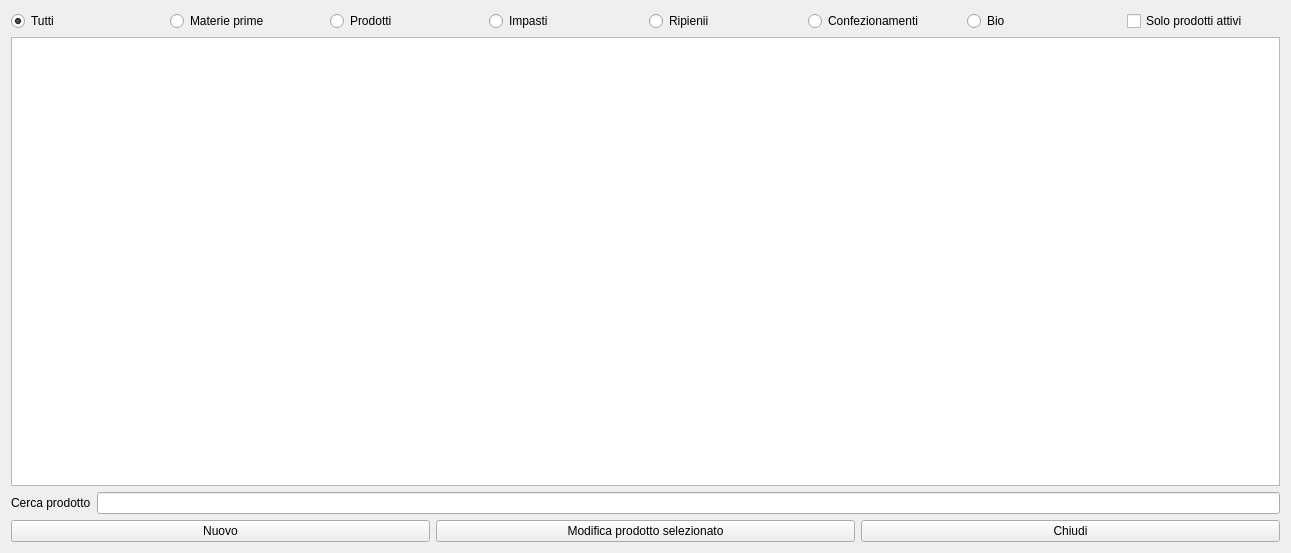
<?xml version="1.0" encoding="UTF-8"?>
<ui version="4.0">
 <class>HProdottiNew</class>
 <widget class="QWidget" name="HProdottiNew">
  <property name="windowModality">
   <enum>Qt::ApplicationModal</enum>
  </property>
  <property name="geometry">
   <rect>
    <x>0</x>
    <y>0</y>
    <width>1291</width>
    <height>553</height>
   </rect>
  </property>
  <property name="windowTitle">
   <string>Prodotti</string>
  </property>
  <property name="windowIcon">
   <iconset resource="icons.qrc">
    <normaloff>:/Resources/Box.PNG</normaloff>:/Resources/Box.PNG</iconset>
  </property>
  <layout class="QVBoxLayout" name="verticalLayout_2">
   <item>
    <layout class="QVBoxLayout" name="verticalLayout">
     <item>
      <layout class="QHBoxLayout" name="horizontalLayout">
       <item>
        <widget class="QRadioButton" name="radioButton">
         <property name="text">
          <string>Tutti</string>
         </property>
         <property name="checked">
          <bool>true</bool>
         </property>
        </widget>
       </item>
       <item>
        <widget class="QRadioButton" name="radioButton_2">
         <property name="text">
          <string>Materie prime</string>
         </property>
        </widget>
       </item>
       <item>
        <widget class="QRadioButton" name="radioButton_3">
         <property name="text">
          <string>Prodotti</string>
         </property>
        </widget>
       </item>
       <item>
        <widget class="QRadioButton" name="radioButton_4">
         <property name="text">
          <string>Impasti</string>
         </property>
        </widget>
       </item>
       <item>
        <widget class="QRadioButton" name="radioButton_5">
         <property name="text">
          <string>Ripienii</string>
         </property>
        </widget>
       </item>
       <item>
        <widget class="QRadioButton" name="radioButton_6">
         <property name="text">
          <string>Confezionamenti</string>
         </property>
        </widget>
       </item>
       <item>
        <widget class="QRadioButton" name="rbBio">
         <property name="text">
          <string>Bio</string>
         </property>
        </widget>
       </item>
       <item>
        <widget class="QCheckBox" name="checkBox">
         <property name="text">
          <string>Solo prodotti attivi</string>
         </property>
        </widget>
       </item>
      </layout>
     </item>
     <item>
      <widget class="QTableView" name="tvProdotti">
       <property name="sizePolicy">
        <sizepolicy hsizetype="Expanding" vsizetype="Expanding">
         <horstretch>0</horstretch>
         <verstretch>0</verstretch>
        </sizepolicy>
       </property>
       <property name="editTriggers">
        <set>QAbstractItemView::NoEditTriggers</set>
       </property>
       <property name="alternatingRowColors">
        <bool>true</bool>
       </property>
       <property name="selectionMode">
        <enum>QAbstractItemView::SingleSelection</enum>
       </property>
       <property name="selectionBehavior">
        <enum>QAbstractItemView::SelectRows</enum>
       </property>
       <property name="sortingEnabled">
        <bool>true</bool>
       </property>
       <attribute name="horizontalHeaderShowSortIndicator" stdset="0">
        <bool>true</bool>
       </attribute>
       <attribute name="horizontalHeaderStretchLastSection">
        <bool>true</bool>
       </attribute>
       <attribute name="verticalHeaderVisible">
        <bool>false</bool>
       </attribute>
       <attribute name="verticalHeaderStretchLastSection">
        <bool>false</bool>
       </attribute>
      </widget>
     </item>
     <item>
      <layout class="QFormLayout" name="formLayout">
       <item row="0" column="0">
        <widget class="QLabel" name="label">
         <property name="text">
          <string>Cerca prodotto</string>
         </property>
        </widget>
       </item>
       <item row="0" column="1">
        <widget class="QLineEdit" name="lineEdit">
         <property name="clearButtonEnabled">
          <bool>true</bool>
         </property>
        </widget>
       </item>
      </layout>
     </item>
    </layout>
   </item>
   <item>
    <layout class="QHBoxLayout" name="horizontalLayout_2">
     <item>
      <widget class="QPushButton" name="pushButton">
       <property name="text">
        <string>Nuovo</string>
       </property>
       <property name="icon">
        <iconset resource="icons.qrc">
         <normaloff>:/Resources/Plus.PNG</normaloff>:/Resources/Plus.PNG</iconset>
       </property>
       <property name="iconSize">
        <size>
         <width>32</width>
         <height>32</height>
        </size>
       </property>
      </widget>
     </item>
     <item>
      <widget class="QPushButton" name="pbMod">
       <property name="text">
        <string>Modifica prodotto selezionato</string>
       </property>
       <property name="icon">
        <iconset resource="icons.qrc">
         <normaloff>:/Resources/Monitoring64.png</normaloff>:/Resources/Monitoring64.png</iconset>
       </property>
       <property name="iconSize">
        <size>
         <width>32</width>
         <height>32</height>
        </size>
       </property>
      </widget>
     </item>
     <item>
      <widget class="QPushButton" name="pushButton_2">
       <property name="text">
        <string>Chiudi</string>
       </property>
       <property name="icon">
        <iconset resource="icons.qrc">
         <normaloff>:/Resources/Actions-window-close-icon.png</normaloff>:/Resources/Actions-window-close-icon.png</iconset>
       </property>
       <property name="iconSize">
        <size>
         <width>32</width>
         <height>32</height>
        </size>
       </property>
      </widget>
     </item>
    </layout>
   </item>
  </layout>
 </widget>
 <resources>
  <include location="icons.qrc"/>
 </resources>
 <connections/>
</ui>
